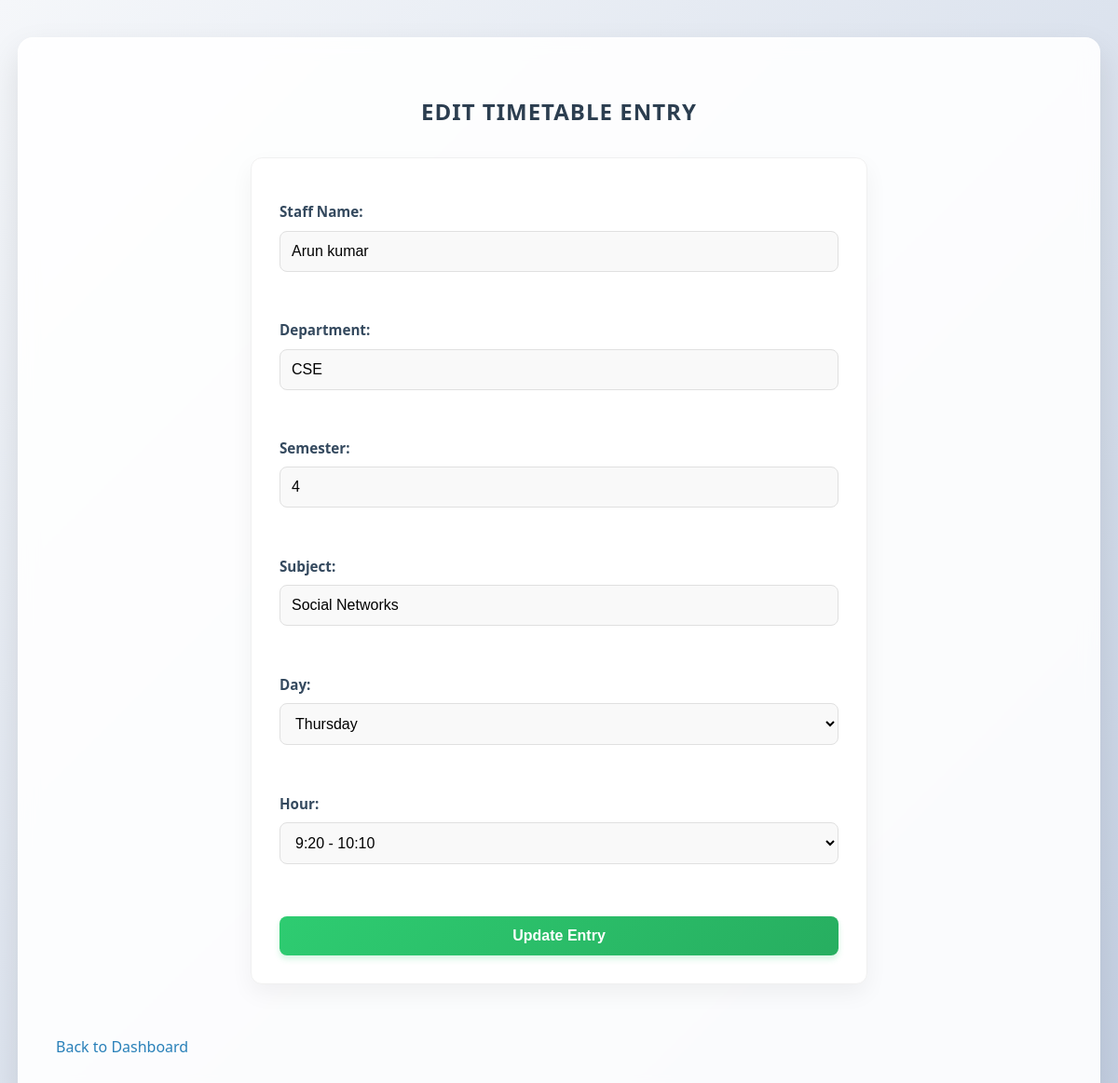
Page /edit/25 on the committed database.
### tables this page shows
CREATE TABLE timetable (
            id INTEGER PRIMARY KEY AUTOINCREMENT,
            staff_name TEXT NOT NULL,
            department TEXT NOT NULL,
            semester TEXT NOT NULL,
            subject TEXT NOT NULL,
            day TEXT NOT NULL,
            time TEXT NOT NULL
        , year TEXT DEFAULT '', room TEXT DEFAULT '');

### App.py (the view, shortened to what this page needs)
@app.route("/edit/<int:entry_id>", methods=["GET", "POST"])
def edit_entry(entry_id):
    db = get_db()
    entry = db.execute("SELECT * FROM timetable WHERE id=?", (entry_id,)).fetchone()
    return render_template("Edit_Timetable.html", entry=entry, days=days, time_slots=time_slots)

### App.py (called while the page is built)
def get_db():
    if "db" not in g:
        g.db = sqlite3.connect(DB_PATH)
        g.db.row_factory = sqlite3.Row
    return g.db

### Templates/Edit_Timetable.html (shortened to what this page needs)
<!DOCTYPE html>
<html lang="en">
<head>
    <link rel="stylesheet" href="{{ url_for('static', filename='style.css') }}">
</head>
<body>
    <div class="container">
        <h2>Edit Timetable Entry</h2>
        <form method="POST">
            <label>Staff Name:</label>
            <input type="text" name="staff_name" value="{{ entry.staff_name }}" required><br><br>
            <label>Department:</label>
            <input type="text" name="department" value="{{ entry.department }}" required><br><br>
            <label>Semester:</label>
            <input type="text" name="semester" value="{{ entry.semester }}" required><br><br>
            <label>Subject:</label>
            <input type="text" name="subject" value="{{ entry.subject }}" required><br><br>
            <label>Day:</label>
            <select name="day" required>
                <option value="Thursday" {% if entry.day == "Thursday" %}selected{% endif %}>Thursday</option>
            </select><br><br>
            <label>Hour:</label>
            <select name="time" required>
                <option value="9:20 - 10:10" {% if entry.time == "9:20 - 10:10" %}selected{% endif %}>9:20 - 10:10</option>
            </select><br><br>
            <button type="submit">Update Entry</button>
        </form>
        <br>
    <a href="{{ url_for('dashboard') }}">Back to Dashboard</a>
    </div>
</body>
</html>

### Static/Style.css (style rules this page uses)
body { font-family: 'Segoe UI', 'Roboto', 'Helvetica Neue', Arial, sans-serif; background: linear-gradient(135deg, #f5f7fa 0%, #c3cfe2 100%); margin: 0; padding: 0; color: #333; line-height: 1.6; }
.container { width: 90%; max-width: 1200px; margin: 40px auto; background: rgba(255, 255, 255, 0.9); backdrop-filter: blur(10px); padding: 40px; border-radius: 16px; box-shadow: 0 15px 35px rgba(0,0,0,0.1); border: 1px solid rgba(255, 255, 255, 0.5); }
h2 { text-align: center; color: #2c3e50; margin-bottom: 30px; font-weight: 700; letter-spacing: 1px; text-transform: uppercase; }
a { text-decoration: none; color: #2980b9; font-weight: 500; transition: color 0.3s ease; }
form { width: 100%; max-width: 600px; margin: 0 auto 30px auto; background: #ffffff; padding: 30px; border-radius: 12px; box-shadow: 0 10px 25px rgba(0,0,0,0.05); border: 1px solid #f0f0f0; }
label { display: block; font-weight: 600; margin-top: 15px; color: #34495e; font-size: 0.95rem; }
input[type="text"], input[type="password"], select { width: 100%; padding: 12px; margin-top: 8px; border-radius: 8px; border: 1px solid #e0e0e0; background: #f9f9f9; font-size: 1rem; margin-bottom: 10px; box-sizing: border-box; transition: all 0.3s ease; }
button { margin-top: 20px; padding: 12px 24px; border: none; background: linear-gradient(135deg, #2ecc71 0%, #27ae60 100%); color: white; font-weight: 700; border-radius: 8px; cursor: pointer; font-size: 1rem; transition: transform 0.2s, box-shadow 0.2s; box-shadow: 0 4px 6px rgba(46, 204, 113, 0.2); width: 100%; }

### rows in the picture
timetable: staff_name "Arun kumar", department "CSE", semester "4", subject "Social Networks", day "Thursday", time "9:20 - 10:10"
